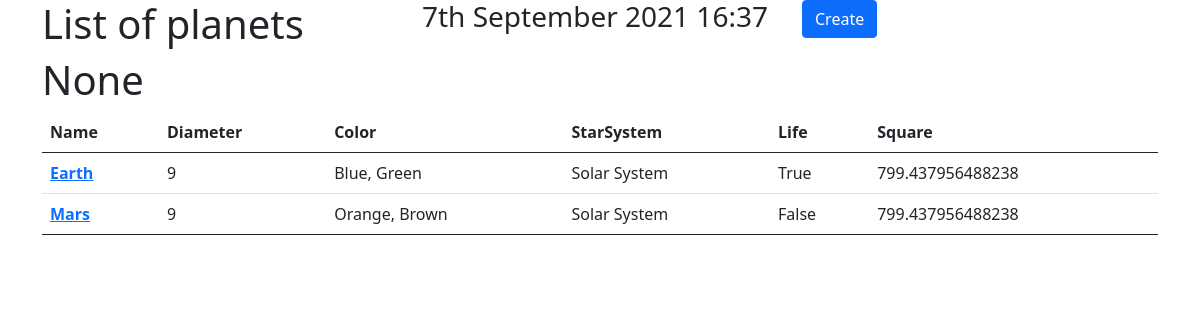
/planet/, run on the app's committed database.
### StarSystem/models.py (models this page shows, shortened)
class Planet(models.Model):
    name = models.CharField(max_length=100, default=None)
    diameter = models.PositiveIntegerField(default=None)
    color = models.CharField(max_length=100, default=None)
    star_system = models.ForeignKey(
        'StarSystem.StarSystem',
        on_delete=models.SET_NULL,
        null=True,
        related_name='planets'
    )
    life = models.BooleanField(default=False)
    @property
    def square(self):
        s = (pi * self.diameter) ** 2
        return s
    class Meta:
        verbose_name_plural = 'Planets'
        ordering = ['star_system']

class StarSystem(models.Model):
    name = models.CharField(max_length=100, default=None)
    position_x = models.PositiveIntegerField(default=None)
    position_y = models.PositiveIntegerField(default=None)
    galaxy = models.ForeignKey(
        'StarSystem.Galaxy',
        on_delete=models.SET_NULL,
        null=True,
        related_name='starsystems'
    )
    def __str__(self):
        return self.name
    class Meta:
        verbose_name_plural = 'StarSystems'
        ordering = ['galaxy']

### StarSystem/views.py (the view)
# urls.py: path('planet/', PlanetListView.as_view(), name='planet-list'),
class PlanetListView(ListView):
    template_name = 'planet_list.html'
    model = Planet
    paginate_by = 10
    def get_context_data(self, **kwargs):
        context = super().get_context_data(**kwargs)
        context.update({
            'title': 'List of planets',
            'list_len': len(context['planet_list'])
        })
        return context

### StarSystem/templates/planet_list.html (shortened to what this page needs)
{% extends "base.html" %}
{% block content %}
<div class="row">
  <div class="col-4">
    <h1>{{title}}</h1>
  </div>
  <div class="col-4">
    {% now "jS F Y H:i" as date_now %}
    <h3>{{date_now}}</h3>
  </div>
  <div class="col-4">
    <a class="btn btn-primary" href="{% url 'planet-create' %}">Create</a>
  </div>
</div>
{% regroup planet_list by starsystem as planets %}
{% for starsystem in planets %}
<h1>{{starsystem.grouper}}</h1>
<table class="table">
  <thead>
    <tr>
        <th scope="col">Name</th>
        <th scope="col">Diameter</th>
        <th scope="col">Color</th>
        <th scope="col">StarSystem</th>
        <th scope="col">Life</th>
        <th scope="col">Square</th>
    </tr>
  </thead>
    <tbody>
      {% for planet in starsystem.list %}
      <tr>
          <th scope="row"><a href="/planet/{{planet.id}}">{{planet.name}}</a></th>
          <td>{{planet.diameter}}</td>
          <td>{{planet.color}}</td>
          <td>{{planet.star_system}}</td>
          <td>{{planet.life}}</td>
          <td>{{ planet.square }}</td>
      </tr>
      {% endfor %}
</table>
{% endfor %}
{% endblock content %}

### data on the page
Planet: name "Earth", diameter "9", color "Blue, Green", star_system "Solar System", life "True", square "799.437956488238"
Planet: name "Mars", diameter "9", color "Orange, Brown", star_system "Solar System", life "False", square "799.437956488238"

### other printed values
{{ starsystem.grouper }} "None"
